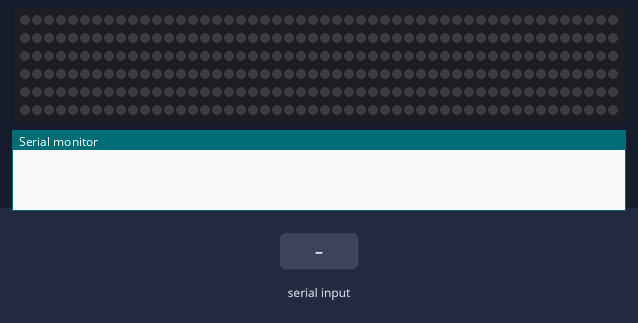
A sketch run on a simulated Arduino Uno, built with avr-gcc and run on an emulated ATmega328P. Shown: 300 RGB LEDs in strip order, left to right, continuing on the next row, the last lines printed to the serial monitor. Inputs (shaded band) come from the test bench.

Above: at 1.2 s.
1.3 s: "J,45\n" received over the second serial link
At 1.59 s:
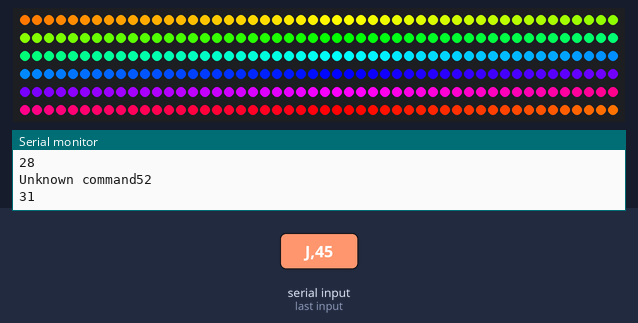
3.2 s: "E,45\n" received over the second serial link
At 3.52 s:
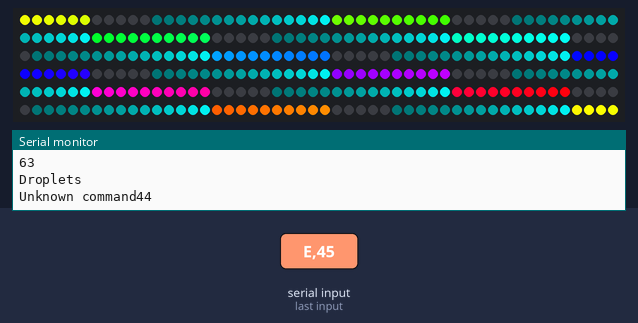
5.4 s: "G\n" received over the second serial link
At 6.6 s:
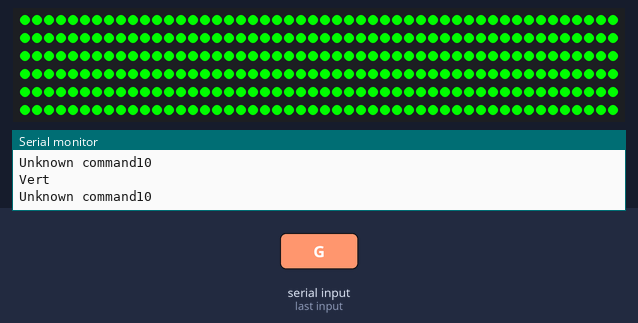
6.9 s: "B\n" received over the second serial link
At 7.8 s:
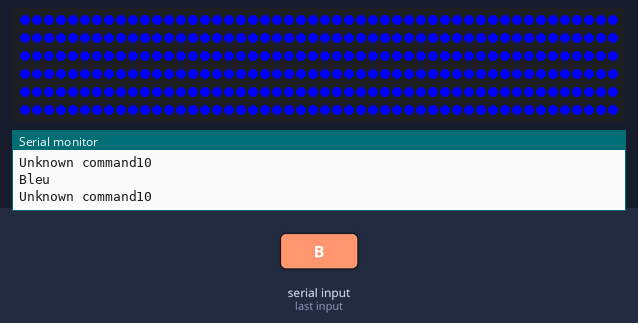
8.4 s: "M\n" received over the second serial link
At 9.3 s:
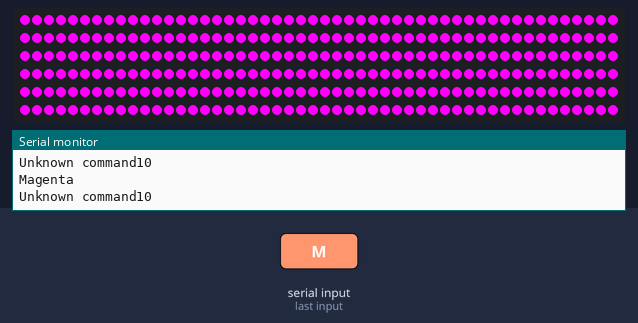
9.9 s: "C\n" received over the second serial link
At 10.8 s:
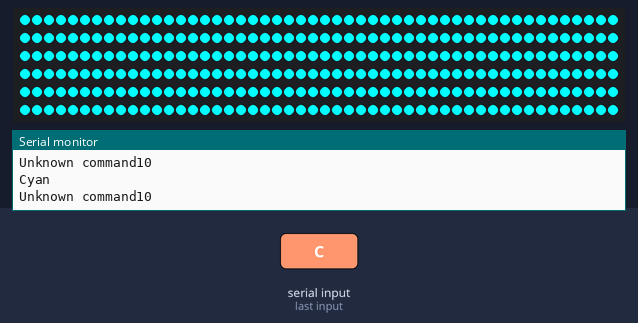
Timing chart, 0 to 12.4 s (numbered marks = the images above; inputs shaded):
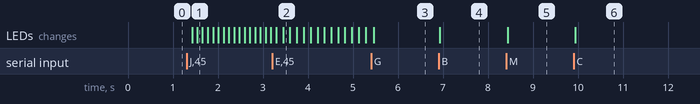

The sketch:

sketch_sep25b.ino
```cpp
#include <Adafruit_NeoPixel.h>
#include <SoftwareSerial.h>
// Définir le nombre de LEDs sur le bandeau
#define NUM_LEDS 300  // Remplace par le nombre de LEDs de ton bandeau

SoftwareSerial BT(10, 11);  //RX, TX

// Définir la pin à laquelle le bandeau est connecté
#define PIN 8
#define BT_PIN 9
#define sec() millis() / 1000.0

// Initialiser la bande LED
Adafruit_NeoPixel strip = Adafruit_NeoPixel(NUM_LEDS, PIN, NEO_GRB + NEO_KHZ800);

uint32_t magenta = strip.Color(255, 0, 255);
uint32_t red = strip.Color(255, 0, 0);
uint32_t green = strip.Color(0, 255, 0);
uint32_t blue = strip.Color(0, 0, 255);
uint32_t black = strip.Color(0, 0, 0);
uint32_t white = strip.Color(255, 255, 255);
uint32_t current_color;

int R;
int G;
int B;

float H;
float S;
float Bri;

int mode = 0;

int counter = 0;

void rainbow(float);
void droplets(float, int, int, int);

void setup() {
  // Initialisation du bandeau LED
  digitalWrite(BT_PIN, HIGH);

  Serial.begin(9600);
  BT.begin(9600);

  strip.begin();
  strip.fill(black);
  strip.show();  // Éteindre toutes les LED au démarrage
}


void loop() {


  if (BT.available() > 0) {
    int commande = BT.read();
    mode_selection(commande);
  }


  switch (mode) {


    case 1:
      rainbow(0);
      break;
    case 2:
      moving_rainbow(20, 0);
      break;
    case 3:
      droplets(20, 20, 30, 4);
      break;
    case 4:
      breathe(0.25, current_color);
      break;
    case 5:
      strip.clear();
      break;
    case 6:
      fill(255, 0, 0);
      break;
    case 7:
      fill(0, 255, 0);
      break;
    case 8:
      fill(0, 0, 255);
      break;
    case 9:
      fill(255, 0, 255);
      break;
    case 10:
      fill(0, 255, 255);
      break;
    case 11:
      fill(255, 255, 0);
      break;
    case 12:
      degrade(20);
      break;
    case 13:
      guirlande(1);
      break;
    case 14:
      remplit();
      break;
    default:
      break;
  }
  strip.show();
  delay(10);
}

void mode_selection(int commande) {
  strip.setBrightness(255);
  switch (char(commande)) {
    case '0':
      Serial.println("OFF");
      mode = 5;
      break;
    case 'A':
      Serial.println("Rainbow");
      mode = 1;
      break;
    case 'J':  //M
      Serial.println("Moving Rainbow");
      mode = 2;
      break;
    case 'E':  // D
      Serial.println("Droplets");
      mode = 3;
      break;
    case 'F': // B
      Serial.println("Breathe");
      current_color = strip.getPixelColor(0);
      mode = 4;
      break;
    case 'R':
    Serial.println("Rouge");
      mode = 6;
      break;
    case 'G':
    Serial.println("Vert");
      mode = 7;
      break;
    case 'B':
    Serial.println("Bleu");
      mode = 8;
      break;
    case 'M':
    Serial.println("Magenta");
      mode = 9;
      break;
    case 'C':
    Serial.println("Cyan");
      mode = 10;
      break;
    case 'Y':
    Serial.println("Yellow");
      mode = 11;
      break;
    case 'D':
    Serial.println("Dégradé");
      mode = 12;
      break;
    case 'H':
    Serial.println("Guirlande");
      mode = 13;
      break;
    case 'S':
    Serial.println("Remplit");
      mode = 14;
      break;
    default:
      Serial.print("Unknown command");
      Serial.println(commande);
      break;
  }
}


void bluetooth_RGB() {
  static String command = "";
  while (BT.available() > 0) {
    char incomingByte = BT.read();
    if (incomingByte == '\n') {  // Détecter la fin de la commande
      command.trim();            // Retirer les espaces inutiles
      if (command.length() == 9) {
        int R = command.substring(0, 3).toInt();
        int G = command.substring(3, 6).toInt();
        int B = command.substring(6, 9).toInt();

        Serial.print("R: ");
        Serial.println(R);
        Serial.print("G: ");
        Serial.println(G);
        Serial.print("B: ");
        Serial.println(B);

        strip.fill(strip.Color(R, G, B));

      } else {
        Serial.print("Error : ");
        Serial.println(command);
      }
      command = "";  // Réinitialiser la commande pour la prochaine lecture
    } else if(incomingByte == 'B') {
      mode = 0;
    }
    else {
      command += incomingByte;  // Ajouter le caractère à la commande
    }
  }
}

void droplets(float freq, int length = 10, int space = 50, int fading = 4) {
  long time = freq * sec();
  for (int i = 0; i < NUM_LEDS; i += space) {
    for (int j = 0; j < length; j++) {
      HSBtoRGB(180, 1, pow(((1.0f / length) * j), fading), R, G, B);
      strip.setPixelColor(fmod(i + j + time, NUM_LEDS), strip.Color(R, G, B));
    }
  }
}
void degrade(float freq) {
  long time = freq * sec();
  HSBtoRGB(fmod(time, 360), 1, 1, R, G, B);
  strip.fill(strip.Color(R, G, B));

}

void guirlande(float freq){
  long time = freq * sec();
  int step = 5;
  //Serial.print(fmod(time);
  bool flip = (fmod(time, 2) > 0.5);
  for (int i = 0; i < NUM_LEDS-step; i += 2*step) {
    for (int j = 0; j < step; j++){
      strip.setPixelColor(i + j + step * flip, red);
      strip.setPixelColor(i + j + step * !flip, green);
    }
  }
}

void rainbow(float start_hue = 0) {
  for (int i = 0; i < NUM_LEDS; i++) {
    HSBtoRGB(fmod(start_hue + (i * 360.0f / NUM_LEDS), 360), 1, 1, R, G, B);
    strip.setPixelColor(i, strip.Color(R, G, B));
  }
}

void moving_rainbow(float freq, float start_hue) {
  long time = freq * sec();
  Serial.println(time);
  rainbow(start_hue + time);
}

void remplit(){}

void fill(int red, int green, int blue) {
  strip.fill(strip.Color(red, green, blue));
}

void fill(uint32_t color) {
  strip.fill(color);
}

void breathe(float freq, uint32_t color) {
    strip.fill(color);
    uint8_t brightness = 245 * (cos(2*PI*freq*sec())+1)/2.0 + 10;
    strip.setBrightness(brightness); //(cos(2*PI*freq*time)+1)
}

// Fonction pour convertir HSV(360,1,1) en RGB(255, 255, 255)
#include <math.h>  // Pour utiliser fabs() et fmod()

void HSBtoRGB(float H, float S, float B, int &r, int &g, int &b) {
  float C = B * S;                                  // Chroma
  float X = C * (1 - fabs(fmod(H / 60.0, 2) - 1));  // Composante intermédiaire
  float m = B - C;                                  // Ajustement avec la luminosité minimale

  float r1, g1, b1;

  if (H >= 0 && H < 60) {
    r1 = C;
    g1 = X;
    b1 = 0;
  } else if (H >= 60 && H < 120) {
    r1 = X;
    g1 = C;
    b1 = 0;
  } else if (H >= 120 && H < 180) {
    r1 = 0;
    g1 = C;
    b1 = X;
  } else if (H >= 180 && H < 240) {
    r1 = 0;
    g1 = X;
    b1 = C;
  } else if (H >= 240 && H < 300) {
    r1 = X;
    g1 = 0;
    b1 = C;
  } else {
    r1 = C;
    g1 = 0;
    b1 = X;
  }

  // Convertir les valeurs de [0,1] à [0,255] et ajuster avec m
  r = round((r1 + m) * 255);
  g = round((g1 + m) * 255);
  b = round((b1 + m) * 255);
}
```

Measured:
- after the input at 1.3 s, the LEDs: first change after 0.13 s (image 1 shows a later state)
- after the input at 3.2 s, the LEDs: first differ from a run without the input after 0.25 s (image 2)
- after the input at 5.4 s, the LEDs: change after 0.06 s (image 3)
- after the input at 6.9 s, the LEDs: change at once (image 4)
- after the input at 8.4 s, the LEDs: change at once (image 5)
- after the input at 9.9 s, the LEDs: change at once (image 6)
